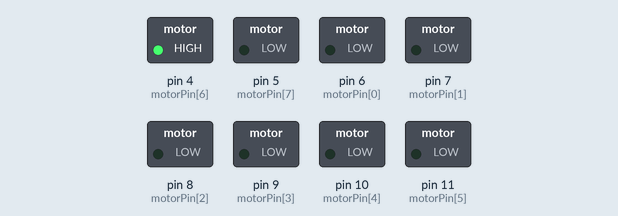
A sketch run on a simulated Arduino Uno, built with avr-gcc and run on an emulated ATmega328P. Parts: switched loads named in the sketch (green lamp = pin HIGH). What the sketch prints to the serial monitor is not drawn.

Above: at 0.1 s.
Timing chart, 0 to 1.6 s (numbered marks = the images above):
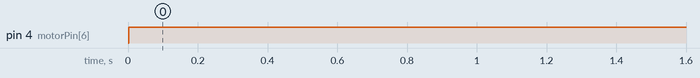

Measured:
- by itself, pin 4 (motorPin[6]): LOW → HIGH at 0.00 s

The sketch:

mov_func_test.ino
```cpp
/*////////////////////////////
  定数・変数の宣言
  /*////////////////////////////

//モーター
const uint8_t motorPin[8]         = {6,7,8,9,10,11,4,5};         //モーターの制御ピン
const float   motor_[4]           = {0, 0, 0, 0}; //モーターの中心からの距離[cm]
const float   motor_character[4]  = {1.000, 1.000, 1.000, 1.000}; //モーターの誤差補正
int   motor_PWM         = 255;  //0~255のpwmの基準の値
float motor_delay_ratio = 12;   //1cm進むのに待つ時間[ms]

/*////////////////////////////
  関数のプロトタイプ宣言
  /*////////////////////////////
void  mov_stop();                                         //止まる
void  mov(float V[], float Delay);                        //モーター関数用(動く量、時間(ミリ秒))
/*////////////////////////////
  セットアップ関数
  /*////////////////////////////

void setup() {
  //シリアル通信を9600bpsで始める
  //一応、テストなどの通信用
  Serial.begin(9600);

  //モーターのデジタルピン宣言
  for (int i=0; i<8; i++){
    pinMode(motorPin[i], OUTPUT);
  }
}
/*////////////////////////////
  ループ関数
  /*////////////////////////////

void loop() {
  float test[4] = {0,0,0,1};
  mov(test,1000);
}
/*////////////////////////////
  関数の宣言
  /*////////////////////////////

//モーター関数用
void mov(float V[], float Delay){

  //プラスとマイナスを分ける
  uint8_t pin[8];
  for(int i=0; i<4; i++){
    int j = i*2;
    if (V[i] > 0){pin[j] = 0; pin[j+1] = 1;}
    else {pin[j] = 1; pin[j+1] = 0; V[i] = -V[i];}
    Serial.print(pin[j] + j);
    Serial.print(":");
    Serial.println(V[i] * motor_PWM * motor_character[i]);
  }

  //出力
  const unsigned long startTime_us = millis();
  do{
    for(int i=0; i<4; i++){
      int j = i*2;
      analogWrite(motorPin[pin[j]   + j],  V[i] * motor_PWM * motor_character[i]);   //動かす
      analogWrite(motorPin[pin[j+1] + j],  0);
    }
  } while((millis() - startTime_us) < Delay * motor_delay_ratio);

  Serial.print("delay_value ");
  Serial.println(Delay);//*/
}


//止まる
void mov_stop(){
  for(int i=0; i<6; i++){
    analogWrite(motorPin[i], 255);
  }
}
```
